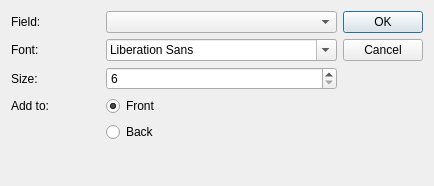
<?xml version="1.0" encoding="UTF-8"?>
<ui version="4.0">
 <class>Dialog</class>
 <widget class="QDialog" name="Dialog">
  <property name="geometry">
   <rect>
    <x>0</x>
    <y>0</y>
    <width>434</width>
    <height>186</height>
   </rect>
  </property>
  <property name="windowTitle">
   <string>Add Field</string>
  </property>
  <layout class="QHBoxLayout" name="horizontalLayout">
   <item>
    <layout class="QGridLayout" name="gridLayout">
     <item row="3" column="1">
      <widget class="QRadioButton" name="radioQ">
       <property name="text">
        <string>Front</string>
       </property>
       <property name="checked">
        <bool>true</bool>
       </property>
      </widget>
     </item>
     <item row="2" column="1">
      <widget class="QSpinBox" name="size">
       <property name="minimum">
        <number>6</number>
       </property>
       <property name="maximum">
        <number>200</number>
       </property>
      </widget>
     </item>
     <item row="0" column="0">
      <widget class="QLabel" name="label">
       <property name="text">
        <string>Field:</string>
       </property>
      </widget>
     </item>
     <item row="1" column="0">
      <widget class="QLabel" name="label_2">
       <property name="text">
        <string>Font:</string>
       </property>
      </widget>
     </item>
     <item row="1" column="1">
      <widget class="QFontComboBox" name="font"/>
     </item>
     <item row="2" column="0">
      <widget class="QLabel" name="label_3">
       <property name="text">
        <string>Size:</string>
       </property>
      </widget>
     </item>
     <item row="0" column="1">
      <widget class="QComboBox" name="fields"/>
     </item>
     <item row="5" column="1">
      <spacer name="verticalSpacer">
       <property name="orientation">
        <enum>Qt::Vertical</enum>
       </property>
       <property name="sizeHint" stdset="0">
        <size>
         <width>20</width>
         <height>40</height>
        </size>
       </property>
      </spacer>
     </item>
     <item row="4" column="1">
      <widget class="QRadioButton" name="radioA">
       <property name="text">
        <string>Back</string>
       </property>
      </widget>
     </item>
     <item row="3" column="0">
      <widget class="QLabel" name="label_4">
       <property name="text">
        <string>Add to:</string>
       </property>
      </widget>
     </item>
    </layout>
   </item>
   <item>
    <widget class="QDialogButtonBox" name="buttonBox">
     <property name="orientation">
      <enum>Qt::Vertical</enum>
     </property>
     <property name="standardButtons">
      <set>QDialogButtonBox::Cancel|QDialogButtonBox::Ok</set>
     </property>
    </widget>
   </item>
  </layout>
 </widget>
 <tabstops>
  <tabstop>fields</tabstop>
  <tabstop>font</tabstop>
  <tabstop>size</tabstop>
  <tabstop>radioQ</tabstop>
  <tabstop>radioA</tabstop>
  <tabstop>buttonBox</tabstop>
 </tabstops>
 <resources/>
 <connections>
  <connection>
   <sender>buttonBox</sender>
   <signal>accepted()</signal>
   <receiver>Dialog</receiver>
   <slot>accept()</slot>
   <hints>
    <hint type="sourcelabel">
     <x>248</x>
     <y>254</y>
    </hint>
    <hint type="destinationlabel">
     <x>157</x>
     <y>274</y>
    </hint>
   </hints>
  </connection>
  <connection>
   <sender>buttonBox</sender>
   <signal>rejected()</signal>
   <receiver>Dialog</receiver>
   <slot>reject()</slot>
   <hints>
    <hint type="sourcelabel">
     <x>316</x>
     <y>260</y>
    </hint>
    <hint type="destinationlabel">
     <x>286</x>
     <y>274</y>
    </hint>
   </hints>
  </connection>
 </connections>
</ui>
